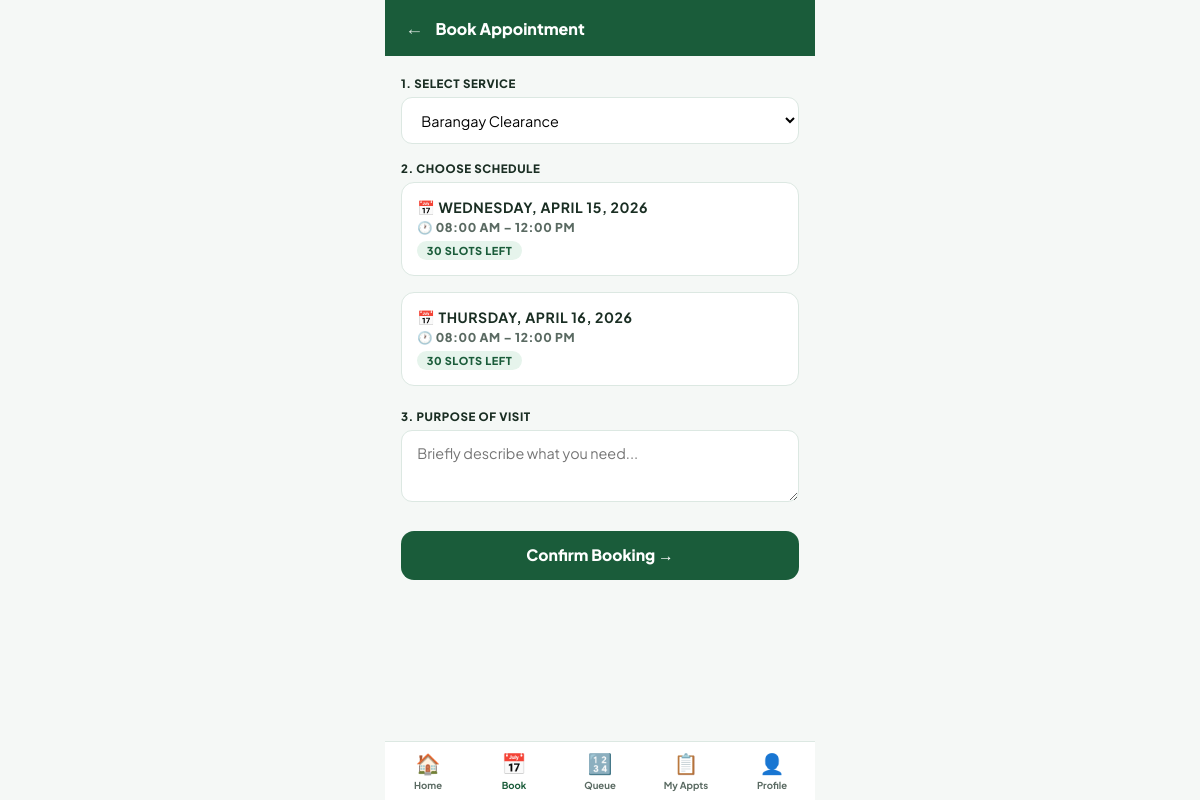
The page /mobile/book.php?service_id=1 (signed in) on the database its author committed.
### tables this page shows
CREATE TABLE IF NOT EXISTS schedules (
    schedule_id   INT AUTO_INCREMENT PRIMARY KEY,
    service_id    INT,
    sched_date    DATE NOT NULL,
    start_time    TIME NOT NULL,
    end_time      TIME NOT NULL,
    max_slots     INT DEFAULT 20,
    booked_slots  INT DEFAULT 0,
    handled_by    INT,
    is_available  TINYINT(1) DEFAULT 1,
    created_at    TIMESTAMP DEFAULT CURRENT_TIMESTAMP,
    FOREIGN KEY (service_id) REFERENCES services(service_id) ON DELETE SET NULL,
    FOREIGN KEY (handled_by) REFERENCES admins(admin_id) ON DELETE SET NULL
);

### mobile/book.php (the view, shortened to what this page needs)
<?php
$db  = getDB();
$success_data = null; $error = '';
$presvc = (int)($_GET['service_id']??0);
$svcs   = $db->query("SELECT * FROM services WHERE is_active=1 ORDER BY service_name");
$scheds = null;
if ($presvc) {
    $ss = $db->prepare("SELECT sc.*,s.service_name FROM schedules sc JOIN services s ON sc.service_id=s.service_id WHERE sc.service_id=? AND sc.sched_date>=CURDATE() AND sc.is_available=1 AND sc.booked_slots<sc.max_slots ORDER BY sc.sched_date,sc.start_time");
    $ss->bind_param('i',$presvc); $ss->execute();
    $scheds = $ss->get_result();
}
?>
<!DOCTYPE html>
<html lang="en">
<head>
</head>
<body>
<div class="top-bar"><a href="home.php" class="back">←</a><h1>Book Appointment</h1></div>
<div class="pad">
<?php if($success_data): ?>
  <div class="success-wrap">
    <div class="big-check">✅</div>
    <h2 style="font-size:1.2rem;font-weight:800;color:#166534">Appointment Booked!</h2>
    <p style="color:var(--gray);font-size:.83rem;margin-top:.4rem">Your appointment has been confirmed.</p>
    <div class="ticket">
      <div class="ticket-lbl">Your Queue Number</div>
      <div class="ticket-q"><?=str_pad($success_data['queue'],3,'0',STR_PAD_LEFT)?></div>
      <div class="ticket-info">📅 <?=date('F j, Y',strtotime($success_data['date']))?></div>
      <div class="ticket-info">🕐 <?=date('h:i A',strtotime($success_data['time']))?></div>
      <div class="ticket-info">📌 Appt. #<?=$success_data['appt_id']?></div>
    </div>
    <p style="font-size:.76rem;color:var(--gray);margin-bottom:1.1rem">Please arrive 15 minutes before your scheduled time. Track your queue status live from the home screen.</p>
    <a class="btn-home" href="home.php">← Back to Home</a>
  </div>
<?php else: ?>
  <form method="POST" id="bk">
    <div class="field">
      <label>1. Select Service</label>
      <select name="service_id" id="svcSel" onchange="loadSch(this.value)" required>
        <?php while($sv=$svcs->fetch_assoc()):?>
        <option value="<?=$sv['service_id']?>" <?=$presvc==$sv['service_id']?'selected':''?>><?=htmlspecialchars($sv['service_name'])?></option>
        <?php endwhile;?>
      </select>
    </div>
    <div class="field" id="schSec" style="<?=$presvc?'':'display:none'?>">
      <label>2. Choose Schedule</label>
      <div class="sched-grid" id="schGrid">
        <?php if($presvc && $scheds): while($sc=$scheds->fetch_assoc()):?>
        <label class="sched-item">
          <div class="sd">📅 <?=date('l, F j, Y',strtotime($sc['sched_date']))?></div>
          <div class="st">🕐 <?=date('h:i A',strtotime($sc['start_time']))?> – <?=date('h:i A',strtotime($sc['end_time']))?></div>
          <div class="ss"><?=$sc['max_slots']-$sc['booked_slots']?> slots left</div>
        </label>
        <?php endwhile; elseif($presvc):?><p style="color:var(--gray);font-size:.83rem">No available schedules.</p><?php endif;?>
      </div>
    </div>
    <div class="field" id="purpSec" style="<?=$presvc?'':'display:none'?>">
      <label>3. Purpose of Visit</label>
      <textarea name="purpose" placeholder="Briefly describe what you need..."></textarea>
    </div>
    <button class="btn" id="subBtn" style="<?=$presvc?'':'display:none'?>" type="submit">Confirm Booking →</button>
  </form>
<?php endif;?>
</div>
<nav class="bnav">
  <a href="home.php" class="ni"><span class="ic">🏠</span>Home</a>
  <a href="book.php" class="ni on"><span class="ic">📅</span>Book</a>
  <a href="queue_status.php" class="ni"><span class="ic">🔢</span>Queue</a>
  <a href="appointments.php" class="ni"><span class="ic">📋</span>My Appts</a>
  <a href="profile.php" class="ni"><span class="ic">👤</span>Profile</a>
</nav>
</body>
</html>

### mobile/book.php (style rules this page uses)
*,*::before,*::after { box-sizing:border-box;margin:0;padding:0 }
:root { --green:#1a5c3a;--green2:#0f3d27;--green-light:#e6f4ec;--border:#dce8e2;--bg:#f5f8f6;--text:#1a2e23;--gray:#5a6a62;--red:#dc2626; }
body { font-family:'Plus Jakarta Sans',sans-serif;background:var(--bg);max-width:430px;margin:0 auto;padding-bottom:84px; }
.top-bar { background:var(--green);padding:1rem 1.25rem;display:flex;align-items:center;gap:.75rem; }
.back { color:rgba(255,255,255,.8);font-size:1.15rem;text-decoration:none; }
.top-bar h1 { font-size:1rem;font-weight:800;color:#fff; }
.pad { padding:1.25rem 1rem; }
label { display:block;font-size:.72rem;font-weight:800;color:var(--text);margin-bottom:.38rem;text-transform:uppercase;letter-spacing:.05em; }
select,textarea { width:100%;padding:.78rem .95rem;border:1.5px solid var(--border);border-radius:11px;font-size:.9rem;font-family:inherit;outline:none;transition:border-color .2s;background:#fff; }
textarea { resize:vertical;min-height:72px; }
.field { margin-bottom:1.05rem; }
.sched-grid { display:grid;gap:.6rem; }
.sched-item { background:#fff;border:1.5px solid var(--border);border-radius:13px;padding:.95rem;cursor:pointer;transition:border-color .2s; }
.sd { font-weight:700;font-size:.88rem; }
.st { font-size:.76rem;color:var(--gray);margin-top:.18rem; }
.ss { display:inline-block;margin-top:.4rem;background:var(--green-light);color:var(--green);padding:.18rem .6rem;border-radius:20px;font-size:.68rem;font-weight:800; }
.btn { width:100%;padding:.9rem;background:var(--green);color:#fff;border:none;border-radius:13px;font-size:.98rem;font-weight:800;cursor:pointer;margin-top:.5rem;font-family:inherit; }
.bnav { position:fixed;bottom:0;left:50%;transform:translateX(-50%);width:100%;max-width:430px;background:#fff;border-top:1px solid var(--border);display:flex;padding:.55rem 0; }
.ni { flex:1;display:flex;flex-direction:column;align-items:center;gap:.18rem;font-size:.6rem;font-weight:700;color:var(--gray);text-decoration:none; }
.ni.on { color:var(--green); }
.ni .ic { font-size:1.25rem; }

### rows shown on the page
schedules: sched_date "WEDNESDAY, APRIL 15, 2026", start_time "08:00 AM", end_time "12:00 PM", $sc['max_slots']-$sc['booked_slots'] "30"
schedules: sched_date "THURSDAY, APRIL 16, 2026", start_time "08:00 AM", end_time "12:00 PM", $sc['max_slots']-$sc['booked_slots'] "30"

### other values the page prints
form field service_id "Barangay Clearance"
